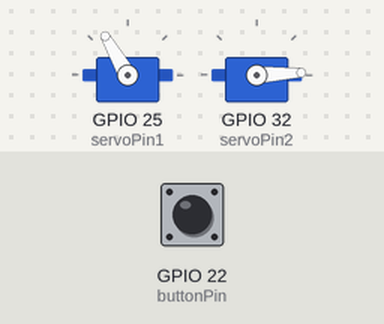
Bench run of a sketch on a simulated ESP32. Shown: 2 × servo. Inputs (shaded band) come from the test bench; at power-on: GPIO 22 (buttonPin) LOW.

Above: at 0.0 s.
At 9.73 s:
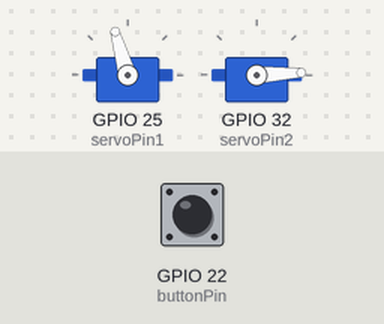
At 17.7 s:
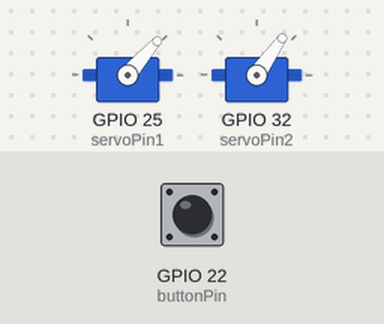
At 35.2 s:
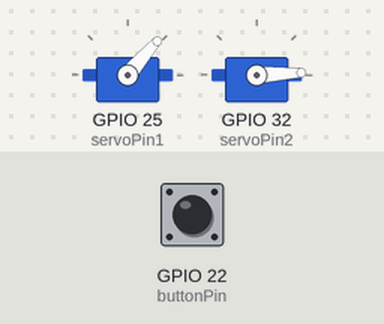
Timing chart, 0 to 36.7 s (numbered marks = the images above):
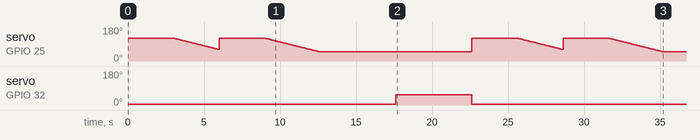

The sketch:

shadows_code.ino
```cpp
#include <ESP32Servo.h>
#include <analogWrite.h>
#include <ESP32Tone.h>
#include <ESP32PWM.h>

Servo servo1; // create servo object to control a servo
Servo servo2; // create servo object to control a servo
int posVal = 0; // variable to store the servo position
int servoPin1 = 25; // Servo motor pin
int servoPin2 = 32; // Servo motor pin
int buttonPin = 22;

int armDown = 48;
int armUp = 120;
int turnSpeed = 20;
int oneRoatation = 40;

void setup() {

  //Serial.begin(9600);
  pinMode(buttonPin, INPUT);

  servo1.setPeriodHertz(50); // standard 50 hz servo
  servo2.setPeriodHertz(50); // standard 50 hz servo
  servo1.attach(servoPin1, 500, 2500); // attaches the servo on servoPin to the servo
  servo2.attach(servoPin2, 500, 2500); // attaches the servo on servoPin to the servo
}

void loop() {

  //reset the servos
  servo1.write(armUp);
  servo2.write(3);
  delay(10);

  //wait for button press to start
  while (digitalRead(buttonPin) == 1) {
    delay(10);
  }

  delay(3000);

  //bring arm down slowly
  for (int i = armUp; i > 60; i--) {
    servo1.write(i);
    delay(50);
  }

  servo1.write(armUp);
  delay(3000);

  //bring arm down slowly
  for (int i = armUp; i > armDown; i--) {
    servo1.write(i);
    delay(50);
  }

  delay(5000); //bring out card in bag

  //make card appear
  servo2.write(55);
  delay(5000);

}
```

Measured:
- by itself, servo on GPIO 32 (servoPin2): 3° → 55° at 17.6 s, → 3° 5.0 s later
